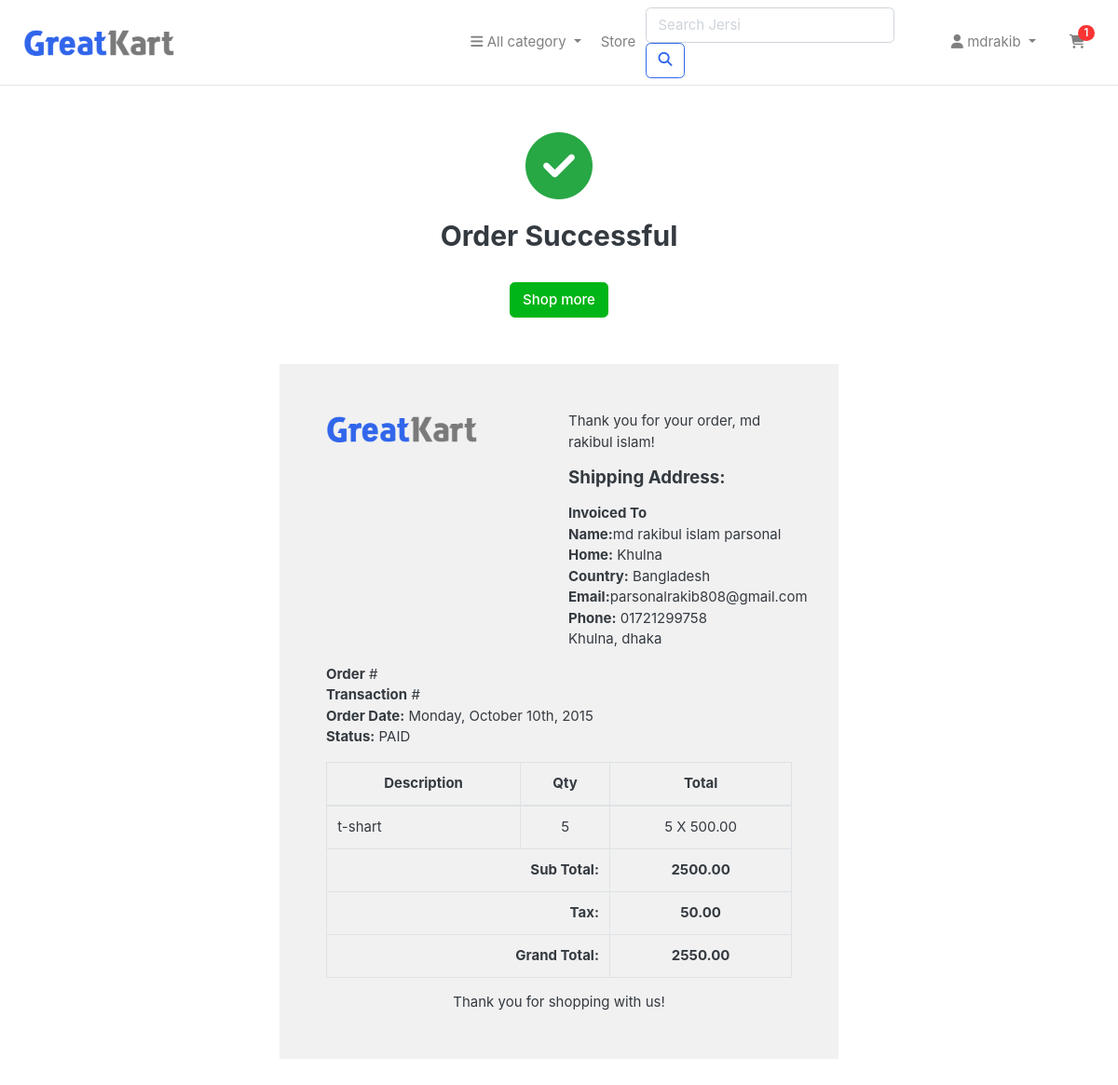
The app's page /order_complate/ (signed in) with its own data.
### jersi_app/models.py (models this page shows, shortened)
class Address(models.Model):
    user = models.ForeignKey(User, on_delete=models.CASCADE)
    first_name = models.CharField(max_length=100)
    last_name = models.CharField(max_length=100)
    email = models.EmailField()
    phone = models.CharField(max_length=15)
    address_line_1 = models.CharField(max_length=255)
    address_line_2 = models.CharField(max_length=255, blank=True, null=True)
    city = models.CharField(max_length=100)
    state = models.CharField(max_length=100)
    country = models.CharField(max_length=100)
    order_note = models.TextField(blank=True, null=True)

class Cart(models.Model):
    user = models.ForeignKey(User, on_delete=models.CASCADE)
    jersi = models.ForeignKey(Jersi, on_delete=models.CASCADE)
    quantity = models.PositiveIntegerField(default=1)

class Jersi(models.Model):
    name = models.CharField(max_length=100)
    category = models.ForeignKey(Category, related_name='jerseys', on_delete=models.CASCADE)
    price = models.DecimalField(max_digits=10, decimal_places=2)
    detail = models.CharField(max_length=500)
    quantity = models.PositiveIntegerField(default=1)
    image = models.ImageField(upload_to='media/', null=True, blank=True)

### jersi_app/views.py (the view)
# urls.py: path('order_complate/', views.order_complete, name='order_complate'),
def order_complete(request):
  if request.user.is_authenticated:
    user = request.user
    address = Address.objects.filter(user=user).last()
    cart_items = Cart.objects.filter(user=user)
    total_price = sum(item.jersi.price * item.quantity for item in cart_items)
    tax = (2 * total_price) / 100  # 2% VAT
    total_price_with_tax = total_price + tax
    return render(request, 'order_complate.html', {
        'user': user,
        'address': address,
        'cart_items': cart_items,
        'total_price': total_price,
        'tax': tax,
        'total_price_with_tax': total_price_with_tax
    })
  else:
    messages.success(request,'You have create an account and go to order_complate page')
    return redirect( 'signin')

### jersi_app/context_processors.py (called while the page is built)
def cart_items_count(request):
    if request.user.is_authenticated:
        return {'cart_items_count': Cart.objects.filter(user=request.user).count()}
    return {'cart_items_count': 0}

### jersi_app/templates/order_complate.html (shortened to what this page needs)
{% extends "base.html" %}
{% block body %}
<div class="container" style="margin-top: 50px;">
    <center><i class="fas fa-check-circle" style="font-size: 72px;margin-bottom: 20px;color: #28A745;"></i></center>
    <h2 class="text-center">Order Successful</h2>
	<br>
	<div class="text-center">
		<a href="{% url 'store'%}" class="btn btn-success">Shop more</a>
	</div>
</div>
<div class="container" style="margin: 0 auto;width: 50%;padding: 50px;background: #f1f1f1;margin-top: 50px;margin-bottom: 50px;">
    <div class="row invoice row-printable">
        <div class="col-md-12">
            <div class="panel panel-default plain" id="dash_0">
                <div class="panel-body p30">
                    <div class="row">
                        <div class="col-lg-6">
                            <div class="invoice-logo"><img src="/images/logo.png" alt="Invoice logo" style="max-height: 40px;"></div>
                        </div>
                        <div class="col-lg-6">
                            <div class="invoice-from">
                                <ul class="list-unstyled ">
                                    <p>Thank you for your order, {{ user.first_name }}!</p>
                                    <h5>Shipping Address:</h5>
                                    <li><strong>Invoiced To</strong></li>
                                    <li> <strong>Name:</strong>{{ address.first_name }} {{ address.last_name }}</li>
                                    <li>
                                      <strong>Home:</strong>
                                        {% if address.address_line_2 %}{{ address.address_line_2 }}{% endif %}
                                       <br>
                                       <strong>Country:</strong> {{ address.country }}</li>
                                        <li>   <strong> Email:</strong>{{ address.email }}</li>
                                    <li> <strong>Phone:</strong>  {{ address.phone }}</li>
                                    <li> {{ address.city }}, {{ address.state }}</li>
                                </ul>
                            </div>
                        </div>
                        <div class="col-lg-12">
                            <div class="invoice-details ">
                                <div class="well">
                                    <ul class="list-unstyled mb0">
                                        <li><strong>Order</strong> #</li>
                                        <li><strong>Transaction</strong> #</li>
                                        <li><strong>Order Date:</strong> Monday, October 10th, 2015</li>
                                        <li><strong>Status:</strong> PAID</li>
                                    </ul>
                                </div>
                            </div>
                            <div class="invoice-items">
                                <div class="table-responsive" >
                                    <table class="table table-bordered">
                                        <thead>
                                            <tr>
                                                <th class="per70 text-center">Description</th>
                                                <th class="per5 text-center">Qty</th>
                                                <th class="per25 text-center">Total</th>
                                            </tr>
                                        </thead>
                                        <tbody>
                                            {% for item in cart_items %}
                                            <tr>
                                                <td>{{ item.jersi.name }}</td>
                                                <td class="text-center">{{ item.quantity  }}</td>
                                                <td class="text-center"> {{ item.quantity  }} X {{ item.jersi.price   }}</td>
                                            </tr>
                                            {% endfor %}
                                        </tbody>
                                        <tfoot>
                                            <tr>
                                                <th colspan="2" class="text-right">Sub Total:</th>
                                                <th class="text-center">{{ total_price }}</th>
                                            </tr>
                                            <tr>
                                                <th colspan="2" class="text-right">Tax:</th>
                                                <th class="text-center">{{ tax }}</th>
                                            </tr>
                                            <tr>
                                                <th colspan="2" class="text-right">Grand Total:</th>
                                                <th class="text-center">{{ total_price_with_tax }}</th>
                                            </tr>
                                        </tfoot>
                                    </table>
                                </div>
                            </div>
                            <div class="invoice-footer mt25">
                                <p class="text-center">Thank you for shopping with us!</p>
                            </div>
                        </div>
                    </div>
                </div>
            </div>
        </div>
    </div>
    </div>
{% endblock body %}

### jersi_app/templates/base.html (shortened to what this page needs)
<!DOCTYPE html>
{% load static %}
<html lang="en">
<head>
    <link href="{% static 'css/bootstrap.css'%}" rel="stylesheet" type="text/css" />
    <link rel="stylesheet" href="https://cdnjs.cloudflare.com/ajax/libs/font-awesome/6.7.1/css/all.min.css" />
    <link href="{% static 'css/ui.css'%}" rel="stylesheet" type="text/css" />
    <link href="{% static 'css/responsive.css'%}" rel="stylesheet" media="only screen and (max-width: 1200px)" />
</head>
<body>
<header class="section-header">
    <nav class="navbar navbar-expand-lg navbar-light bg-white border-bottom">
      <div class="container">
        <a class="navbar-brand" href="{% url 'home' %}">
          <img class="logo img-fluid" src="{% static 'images/logo.png' %}" alt="Logo" style="max-height:40px;">
        </a>
        <div class="collapse navbar-collapse" id="mainNavbar">
          <ul class="navbar-nav mr-auto">
            <li class="nav-item dropdown">
              <a class="nav-link dropdown-toggle" href="#" id="categoryDropdown" role="button" data-toggle="dropdown" aria-haspopup="true" aria-expanded="false">
                <i class="fa fa-bars"></i> All category
              </a>
            </li>
            <li class="nav-item d-none d-lg-block">
              <a class="nav-link" href="{% url 'store' %}">Store</a>
            </li>
          </ul>
          <form class="form-inline my-2 my-lg-0 mr-lg-3" action="{% url 'search' %}" method="GET">
            <input class="form-control mr-sm-2" type="search" name="q" placeholder="Search Jersi" aria-label="Search">
            <button class="btn btn-outline-primary my-2 my-sm-0" type="submit"><i class="fa fa-search"></i></button>
          </form>
          <ul class="navbar-nav">
            <li class="nav-item dropdown">
              <a class="nav-link dropdown-toggle" href="#" id="userDropdown" role="button" data-toggle="dropdown" aria-haspopup="true" aria-expanded="false">
                {% if user.is_authenticated %}
                  <i class="fa fa-user"></i> {{ user }}
                {% else %}
                  <i class="fa fa-user"></i> Guest
                {% endif %}
              </a>
            </li>
            <li class="nav-item ml-lg-3">
              <a class="nav-link position-relative" href="{% url 'cart' %}">
                <i class="fa-solid fa-cart-shopping"></i>
                <span class="badge badge-pill badge-danger position-absolute" style="top:0; right:0;">
                  {% if cart_items_count %}
                    {{ cart_items_count }}
                  {% else %}
                    0
                  {% endif %}
                </span>
              </a>
            </li>
          </ul>
        </div>
      </div>
    </nav>
</header>
<main>
  {% block body %}{% endblock body %}
</main>
</body>
</html>

### static/css/ui.css (style rules this page uses)
html { font-family: "Inter", sans-serif; font-size: 15px; }
.bg-white { background-color: #fff; }
p:last-child { margin-bottom: 0; }
.brand-wrap .logo, .navbar-brand .logo { margin-right: 7px; max-height: 42px; display: inline-block; }
[class*=list-] li:after { visibility: hidden; display: block; content: ""; overflow: hidden; height: 0; clear: both; }

### records on screen
Address: first_name "md rakibul islam", last_name "parsonal", address_line_2 "Khulna", country "Bangladesh", email "parsonalrakib808@gmail.com", phone "01721299758", city "Khulna", state "dhaka"
Cart: jersi.name "t-shart", quantity "5", jersi.price "500.00"

### other values on screen
{{ user }} "mdrakib"
{{ cart_items_count }} "1"
{{ user.first_name }} "md rakibul islam"
{{ total_price }} "2500.00"
{{ tax }} "50.00"
{{ total_price_with_tax }} "2550.00"
